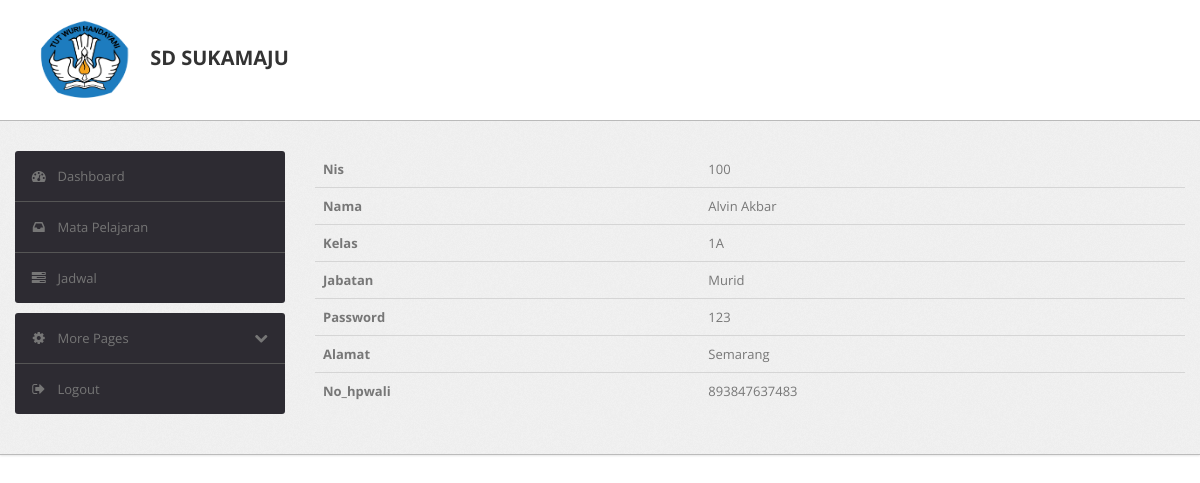
Page /murid/dashboardmurid.php (signed in) on the committed database.
### tables this page shows
CREATE TABLE `murid` (
  `NIS` int(4) NOT NULL,
  `Nama` varchar(50) NOT NULL,
  `Kelas` varchar(15) DEFAULT NULL,
  `Jabatan` varchar(5) NOT NULL,
  `Password` varchar(16) NOT NULL,
  `Alamat` varchar(50) NOT NULL,
  `No_HPWali` decimal(13,0) NOT NULL
);

### murid/dashboardmurid.php (the view, shortened to what this page needs)
<?php
require '../fungsi.php';
$datauser = $_SESSION["user"];
$nis = $datauser["NIS"];
$result = mysqli_query($koneksi, "SELECT * FROM murid where NIS = '$nis'");
?>
<!DOCTYPE html>
<html lang="en">
<head>
    <head>
        <link type="text/css" href="bootstrap/css/bootstrap.min.css" rel="stylesheet">
        <link type="text/css" href="bootstrap/css/bootstrap-responsive.min.css" rel="stylesheet">
        <link type="text/css" href="css/theme.css" rel="stylesheet">
        <link type="text/css" href="images/icons/css/font-awesome.css" rel="stylesheet">
    </head>
    <body>
        <div class="navbar navbar-fixed-top">
            <div class="navbar-inner">
                <div class="container">
                        <a class="brand" href="index.html"><img src="logo.png" style="width:130px;height:80px;">                  SD SUKAMAJU </a>
                </div>
            </div>
        </div>
        <div class="wrapper">
            <div class="container">
                <div class="row">
                    <div class="span3">
                        <div class="sidebar">
                            <ul class="widget widget-menu unstyled">
                                <li class="active"><a href="dashboardmurid.php"><i class="menu-icon icon-dashboard"></i>Dashboard
                                </a></li>
                                <li><a href="matapelajaran.php"><i class="menu-icon icon-inbox"></i>Mata Pelajaran</a></li>
                                <li><a href="jadwal.php"><i class="menu-icon icon-tasks"></i>Jadwal</a></li>
                            </ul>
                            <ul class="widget widget-menu unstyled">
                                <li><a class="collapsed" data-toggle="collapse" href="#togglePages"><i class="menu-icon icon-cog">
                                </i><i class="icon-chevron-down pull-right"></i>More Pages </a>
                                </li>
                                <li><a href="../logout.php"><i class="menu-icon icon-signout"></i>Logout </a></li>
                            </ul>
                        </div>
                    </div>
                    <div class="span9">
                        <div class="content">
      <table class="table">
        <thead class="thead-dark">
            <?php while( $row = mysqli_fetch_assoc($result) ) : ?>
<th>Nis</th>
<td><?= $row["NIS"]?></td>
<tr>
<th>Nama</th>
<td><?= $row["Nama"]?></td>
</tr>
<tr>
<th>Kelas</th>
<td><?= $row["Kelas"]?></td>
</tr>
<tr>
<th>Jabatan</th>
<td><?= $row["Jabatan"]?></td>
</tr>
<tr>
<th>Password</th>
<td><?= $row["Password"]?></td>
</tr>
<tr>
<th>Alamat</th>
<td><?= $row["Alamat"]?></td>
</tr>
<tr>
<th>No_hpwali</th>
<td><?= $row["No_HPWali"]?></td>
</tr>
        <?php endwhile;?>
      </table>
                        </div>
                    </div>
                </div>
            </div>
        </div>
        <div class="footer">
        </div>
    </body>

### murid/css/theme.css (style rules this page uses)
body { font-size: 13px; font-family: 'Open Sans', Arial, sans-serif; background: #fff; color: #777 }
.wrapper { background: url(../images/bg.png) #eee; border-bottom: 1px solid #bbb; -webkit-box-shadow: 0 1px 2px rgba(0,0,0,0.1); -moz-box-shadow: 0 1px 2px rgba(0,0,0,0.1); box-shadow: 0 1px 2px rgba(0,0,0,0.1); padding: 30px 0 }
.footer { color: #999; padding: 30px 0 60px }
body [class^="icon-"], body [class*=" icon-"] { font-size: 14px; line-height: 20px; height: 20px }
.navbar { position: static!important; margin: 0!important }
.navbar .navbar-inner { background: #fff; border-bottom: 1px solid #bbb; -webkit-box-shadow: 0 1px 2px rgba(0,0,0,0.15); -moz-box-shadow: 0 1px 2px rgba(0,0,0,0.15); box-shadow: 0 1px 2px rgba(0,0,0,0.15) }
.navbar .brand { color: #333; font-weight: bold; font-size: 20px; margin-right: 20px; padding: 20px }
.table { margin-bottom: 0 }
.table th, .table td { border-color: #d5d5d5!important }
.widget-menu { background: #fff; -webkit-border-radius: 3px; -moz-border-radius: 3px; border-radius: 3px; overflow: hidden }
.widget-menu a { color: #555; display: block; line-height: 20px; padding: 15px; text-decoration: none!important }
.widget-menu .menu-icon { margin-right: 10px; color: #767676; -webkit-transition: all .2s ease-in-out; -moz-transition: all .2s ease-in-out; transition: all .2s ease-in-out; }
.widget-menu>li+li { border-top: 1px solid #555 }
.widget-menu>li>a { background-color: #2d2b32; color: #767676; -webkit-transition: all .2s ease-in-out; -moz-transition: all .2s ease-in-out; transition: all .2s ease-in-out; }
.widget-menu>li>a .icon-chevron-down { display: none }
.widget-menu>li>a.collapsed .icon-chevron-down { display: block }

### rows in the picture
murid: NIS "100", Nama "Alvin Akbar", Kelas "1A", Jabatan "Murid", Password "123", Alamat "Semarang", No_HPWali "893847637483"
